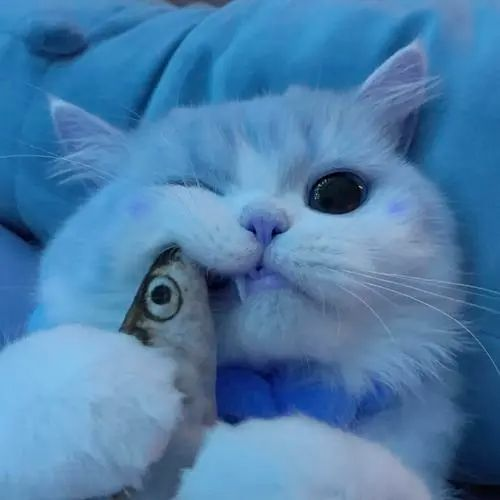
#> input picture maomao.jpg, 500 x 500 px
$ jupyter execute image_filters.ipynb
#> lines starting #> are read from the running program, lines starting #| are printed output that depends on the picture
[cell 1]
import numpy as np
import cv2
import matplotlib.pyplot as plt

## Image Enhancements

[cell 2]
img_file = "maomao.jpg"
img = np.float32(cv2.imread(img_file, cv2.IMREAD_COLOR_RGB) / 255.0)
plt.imshow(img)
plt.show()

### Contrast Enhancement

[cell 3]
img_hsv = cv2.cvtColor(img, cv2.COLOR_RGB2HSV)
#> img_hsv: shape (500, 500, 3) float32; mean H, S, V 31, 0.6, 0.7
img_hsv[:, :, 2] = cv2.equalizeHist(np.uint8(img_hsv[:, :, 2] * 255)) / 255.0
#> img_hsv: shape (500, 500, 3) float32; mean H, S, V 31, 0.6, 0.5
img_fil = cv2.cvtColor(img_hsv, cv2.COLOR_HSV2RGB)
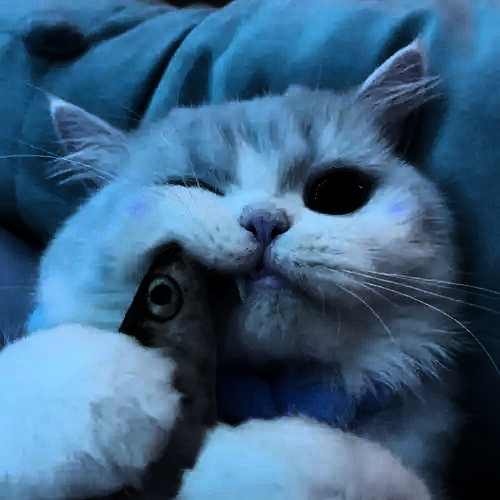
#> img_fil: shape (500, 500, 3) float32; mean B, G, R 0.504, 0.383, 0.236

result = (img + img_fil)/2
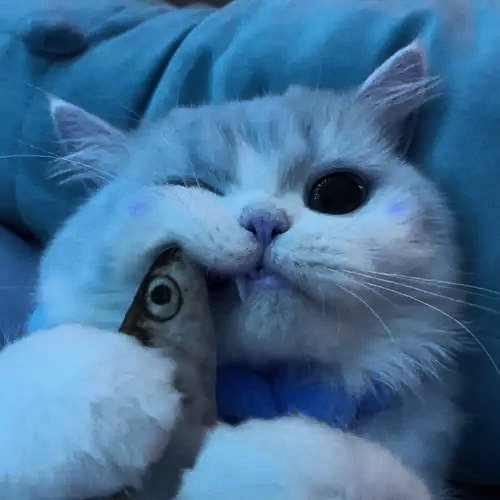
#> result: shape (500, 500, 3) float32; mean B, G, R 0.583, 0.437, 0.267

fig, axes = plt.subplots(1, 3)
axes[0].imshow(img)
axes[0].set_title("Original"), axes[0].set_xticks([]), axes[0].set_yticks([])
axes[1].imshow(img_fil)
axes[1].set_title("Filtered"), axes[1].set_xticks([]), axes[1].set_yticks([])
axes[2].imshow(result)
axes[2].set_title("Averaged"), axes[2].set_xticks([]), axes[2].set_yticks([])
plt.show()
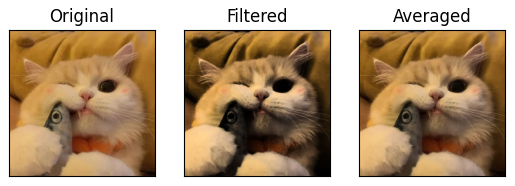
#> figure drawn by matplotlib, 3 panels; B, G, R data is drawn as R, G, B

### Color Enhancement

[cell 4]
img_hsv = cv2.cvtColor(img, cv2.COLOR_RGB2HSV)
img_hsv[:, :, 1] = np.power(img_hsv[:, :, 1], 1/4)
#> img_hsv: shape (500, 500, 3) float32; mean H, S, V 31, 0.9, 0.7
img_hsv[:, :, 1] = np.clip(img_hsv[:, :, 1], 0, 1.0)
img_fil = cv2.cvtColor(img_hsv, cv2.COLOR_HSV2RGB)
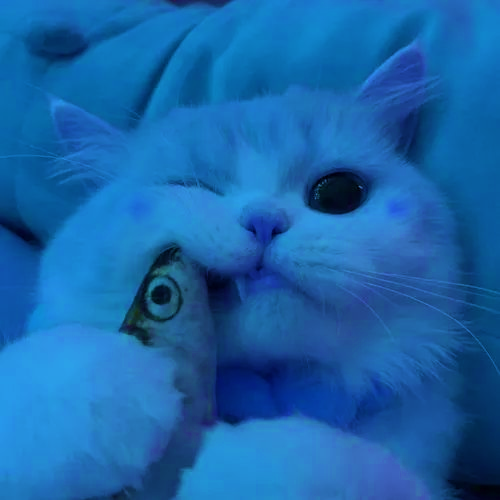
#> img_fil: shape (500, 500, 3) float32; mean B, G, R 0.662, 0.395, 0.0969

fig, axes = plt.subplots(1, 2)
axes[0].imshow(img)
axes[0].set_title("Original"), axes[0].set_xticks([]), axes[0].set_yticks([])
axes[1].imshow(img_fil)
axes[1].set_title("Filtered"), axes[1].set_xticks([]), axes[1].set_yticks([])
plt.show()
#> figure, not shown here; B, G, R data is drawn as R, G, B

### Color Shift

[cell 5]
img_hsv = cv2.cvtColor(img, cv2.COLOR_RGB2HSV)
img_hsv[:, :, 0] *= 0.2
#> img_hsv: shape (500, 500, 3) float32; mean H, S, V 6.2, 0.6, 0.7
img_hsv[:, :, 0] = np.clip(img_hsv[:, :, 0], 0, 360)
img_red = cv2.cvtColor(img_hsv, cv2.COLOR_HSV2RGB)
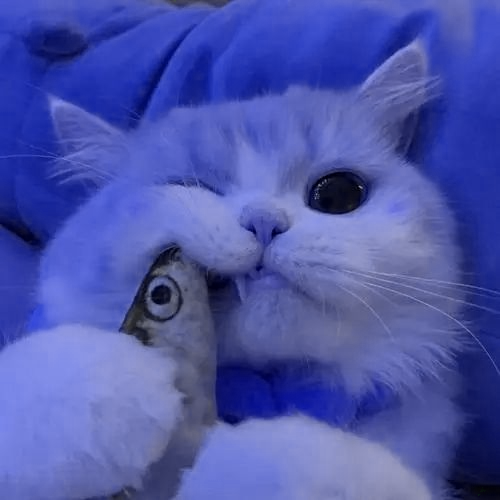
#> img_red: shape (500, 500, 3) float32; mean B, G, R 0.662, 0.336, 0.297

img_hsv = cv2.cvtColor(img.copy(), cv2.COLOR_RGB2HSV)
img_hsv[:,:,0][(img_hsv[:,:,0] > 30) & (img_hsv[:,:,0] < 65)] *= 0.75
#> img_hsv: shape (500, 500, 3) float32; mean H, S, V 25.5, 0.6, 0.7
img_hsv[:, :, 0] = np.clip(img_hsv[:, :, 0], 0, 360)
img_yel = cv2.cvtColor(img_hsv, cv2.COLOR_HSV2RGB)
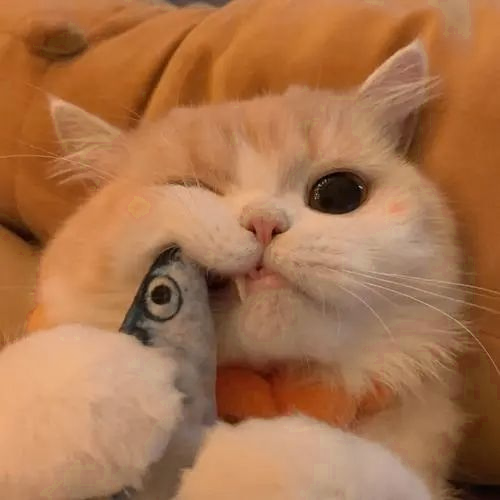
#> img_yel: shape (500, 500, 3) float32; mean R, G, B 0.662, 0.453, 0.297

fig, axes = plt.subplots(1, 3)
axes[0].imshow(img), axes[0].set_xticks([]), axes[0].set_yticks([])
axes[0].set_title("Original")
axes[1].imshow(img_yel), axes[1].set_xticks([]), axes[1].set_yticks([])
axes[1].set_title("Less Yellow Filter")
axes[2].imshow(img_red), axes[2].set_xticks([]), axes[2].set_yticks([])
axes[2].set_title("Red Filter")
plt.show()
#> figure, not shown here; B, G, R data is drawn as R, G, B

## Image Filters

##### Backend

Credit to [Greg Gundersen](https://github.com/gwgundersen/kernels/blob/master/kernels.py) for the base Kernel classes

[cell 6]
"""Convolution matrices for image processing.
"""

import numpy as np


# Base class
# -----------------------------------------------------------------------------

class Kernel(object):

    def __init__(self, size=3):
        """Construct an image processing kernel. Most Kernel subclasses take
        `size` as an argument.

        Example for Gauss. Others are similar except the Kernel subclass and
        additional arguments.
        -------
        >>> import numpy as np
        >>> from PIL import Image
        >>> from kernels import Gauss
        >>> from scipy import misc
        >>> data = np.uint8(misc.lena())
        >>> kernel = Gauss()
        >>> filtered = kernel.convolve(data)
        >>> image = Image.fromarray(filtered)
        >>> image.show()
        """
        self.size = size

    def convolve(self, image, step=1):
        """Apply kernel to every pixel in image.
        """
        new_image = np.zeros(image.shape)
        center = int(np.floor(self.size / 2))
        offset = center
        for i in range(offset, new_image.shape[0]-offset, step):
            for j in range(offset, new_image.shape[1]-offset, step):
                X = image[i - offset:i + offset + 1, j - offset:j + offset + 1]
                new_image[i, j] = self.apply(X)
        return new_image

    def apply(self, X):
        """Apply single matrix convolution and normalize value to [0, 255].
        """
        value = (X * self._flip(self.K)).sum()
        return self._normalize(value)

    def _normalize(self, value):
        """Normalize value to range [0, 255].
        """
        return min(255, max(0, value))

    def _flip(self, X):
        """Flips a matrix twice, once over the horizontal and once over the
        vertical axes.

        Example
        -------
        >>> import numpy as np
        >>> X = np.array([[1, 2], [3, 4]])
        >>> X
        array([[1, 2],
               [3, 4]])
        >>> np.fliplr(np.flipud(X))
        array([[4, 3],
               [2, 1]])
        """
        return np.fliplr(np.flipud(X))


# Blur
# -----------------------------------------------------------------------------

class Mean(Kernel):

    def __init__(self, size=3):
        """The mean kernel for image blurring:

        [[ 1/9  1/9  1/9]
         [ 1/9  1/9  1/9]
         [ 1/9  1/9  1/9]]

        The mean kernel is perhaps the most intuitive. Replace each pixel with
        the average value of the pixel itself and its neighbors.
        """
        super().__init__(size)
